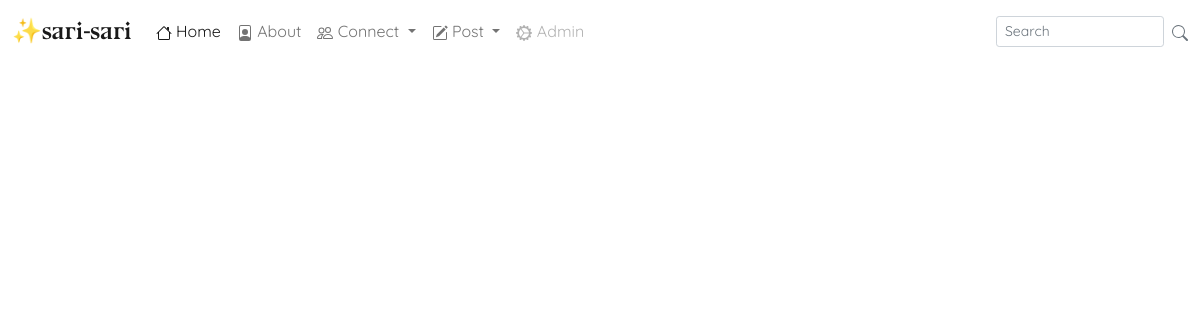
Before: / with the older database file.
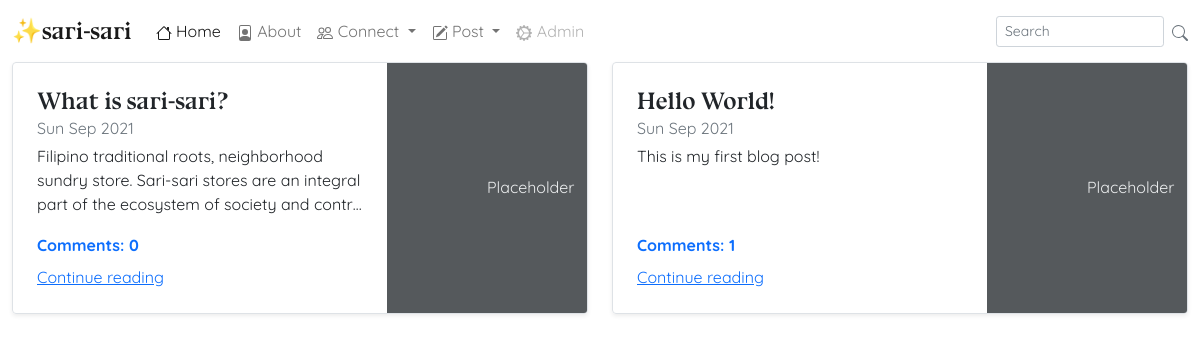
After: the same page with the newer database file.
### blog/models.py (models this page shows, shortened)
class Post(models.Model):
    author = models.ForeignKey('auth.User',on_delete=models.CASCADE) # authorised user
    title = models.CharField(max_length=200)
    text = models.TextField()
    created_date = models.DateTimeField(default=timezone.now)
    published_date = models.DateTimeField(blank=True,null=True)
    def approve_comments(self):
        return self.comments.filter(approved_comment=True)

### blog/views.py (the view)
# urls.py: re_path(r'^$',views.PostListView.as_view(),name='post_list'),
class PostListView(ListView):
    model = Post
    def get_queryset(self):
        return Post.objects.filter(published_date__lte=timezone.now()).order_by('-published_date')

### blog/templates/blog/post_list.html
{% extends 'blog/base.html' %}
{% block content %}
<div class="row mb-2">
  {% for post in post_list %}
  <div class="col-md-6">
    <div class="row g-0 border rounded overflow-hidden flex-md-row mb-4 shadow-sm h-md-250 position-relative">
      <div class="col p-4 d-flex flex-column position-static">
        <h3 class="mb-0 brand">{{ post.title }}</h3>
        <div class="mb-1 text-muted">{{ post.published_date|date:"D M Y" }}</div>
        <p class="card-text mb-auto">{{ post.text|truncatechars:150|striptags }}</p>
        <strong class="d-inline-block mb-2 text-primary">Comments: {{ post.approve_comments.count }}</strong>
        <a href="{% url 'post_detail' pk=post.pk %}" class="stretched-link">Continue reading</a>
      </div>
      <div class="col-auto d-none d-lg-block">
        <svg class="bd-placeholder-img" width="200" height="250" xmlns="http://www.w3.org/2000/svg" role="img" aria-label="Placeholder: Thumbnail" preserveAspectRatio="xMidYMid slice" focusable="false"><title>Placeholder</title><rect width="100%" height="100%" fill="#55595c"/><text x="50%" y="50%" fill="#eceeef" dy=".3em">Placeholder</text></svg>
      </div>
    </div>
  </div>
  {% endfor %}
</div>
{% endblock %}

### blog/templates/blog/base.html (shortened to what this page needs)
<!DOCTYPE html>
{% load static %}
<html lang="en" dir="ltr">
  <head>
    <link href="https://cdn.jsdelivr.net/npm/bootstrap@5.1.1/dist/css/bootstrap.min.css" rel="stylesheet">
    <link rel="stylesheet" href="//cdn.jsdelivr.net/npm/medium-editor@latest/dist/css/medium-editor.min.css" type="text/css" media="screen" charset="utf-8">
    <link rel="stylesheet" href="{% static 'css/blog.css' %}">
    <link rel="stylesheet" href="{% static 'css/bluunext-bold/stylesheet.css' %}">
  </head>
  <body class="loader">
    <nav class="navbar navbar-expand-md navbar-light navbar-custom">
      <div class="container-fluid">
        <a class="navbar-brand brand" href="{% url 'post_list' %}">✨sari-sari</a>
        <div class="collapse navbar-collapse justify-content-md-center" id="navbarSupportedContent">
          <ul class="navbar-nav me-auto mb-2 mb-lg-0">
            <li class="nav-item">
              <a class="nav-link active" aria-current="page" href="{% url 'post_list' %}">
                 Home</a>
            </li>
            <li class="nav-item">
              <a class="nav-link" href="{% url 'about' %}">
                 About</a>
            </li>
            <li class="nav-item dropdown">
              <a class="nav-link dropdown-toggle" href="#" id="navbarDropdown" role="button" data-bs-toggle="dropdown" aria-expanded="false">
                 Connect
              </a>
            </li>
            <li class="nav-item dropdown">
              <a class="nav-link dropdown-toggle" href="#" id="navbarDropdown" role="button" data-bs-toggle="dropdown" aria-expanded="false">
                 Post
              </a>
            </li>
            <li class="nav-item">
              <a class="nav-link disabled">
                 Admin</a>
            </li>
          </ul>
          <form class="d-flex justify-content-end align-items-center">
            <input class="form-control form-control-sm me-2" type="search" placeholder="Search" aria-label="Search">
            <a class="link-secondary" href="#" aria-label="Search">
            </a>
          </form>
        </div>
      </div>
    </nav>
    <div class="container-fluid">
      {% block content %}
      {% endblock %}
    </div>
  </body>
</html>

### blog/static/css/blog.css (style rules this page uses)
body { font-family: 'Quicksand', sans-serif; }
.brand { font-family: 'bluu_nextbold', serif; font-size: 1.5em; }
.navbar-custom { background-color: white; font-family: 'Quicksand', sans-serif; }
.loader { position:fixed; left:0; right:0; top:0; bottom:0; filter:hue-rotate(0deg); background:linear-gradient(45deg,#0f8,#08f); animation:hue 10000ms infinite linear; }

Changed rows visible on the page:
added Post: title "What is sari-sari?", published_date "Sun Sep 2021", text "Filipino traditional roots, neighborhood sundry store. Sari-sari stores are an integral part of the ecosystem of society and contr…", approve_comments.count "0"
added Post: title "Hello World!", published_date "Sun Sep 2021", text "This is my first blog post!", approve_comments.count "1"
